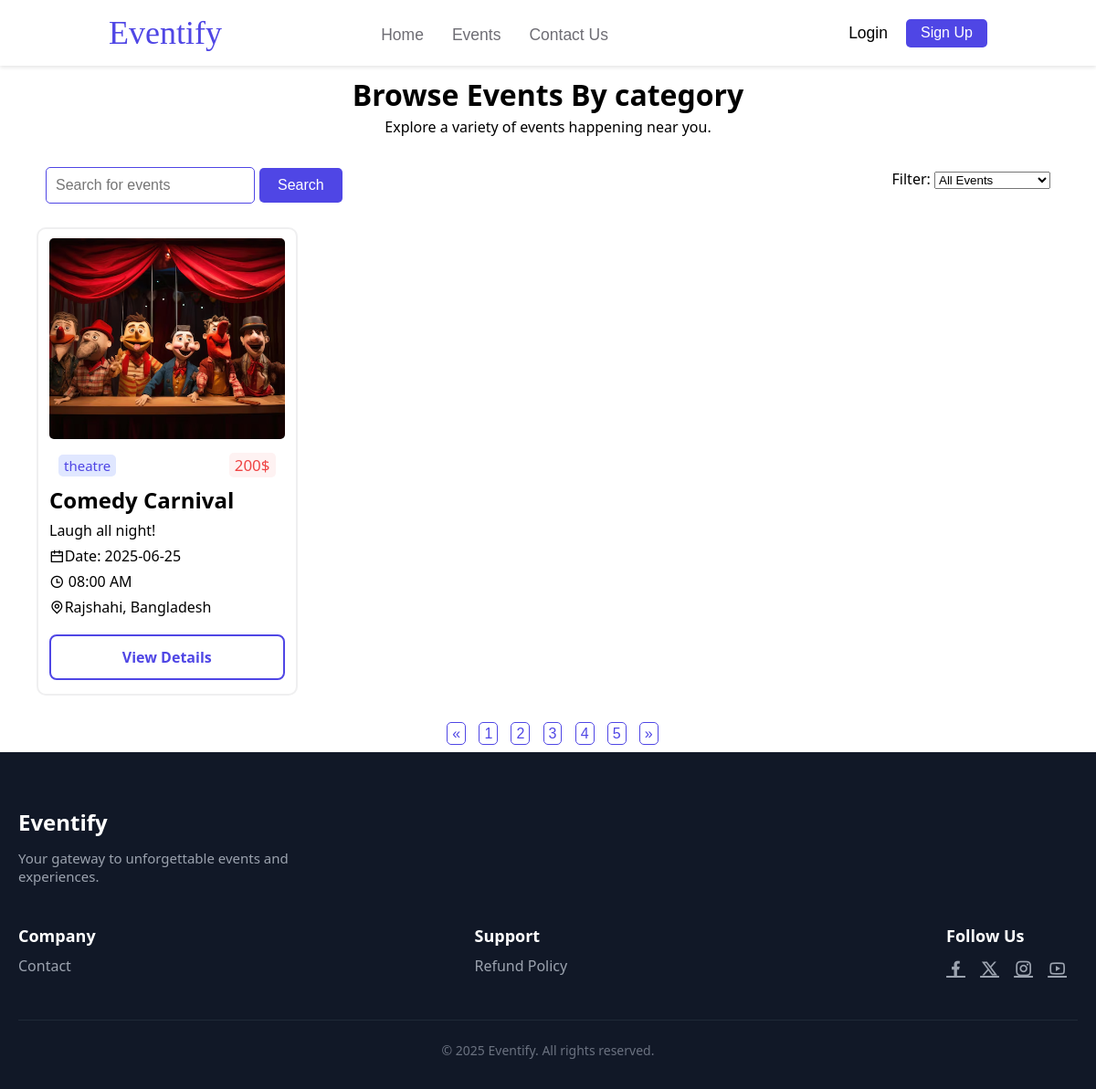
Screenshot of /View/EventsByCategory.php?Category=theatre with the database file from the repository.
### tables this page shows
CREATE TABLE `events` (
  `E_ID` int(100) NOT NULL,
  `E_Name` varchar(100) NOT NULL,
  `E_Location` varchar(100) NOT NULL,
  `E_Date` date NOT NULL,
  `E_Time` time(6) NOT NULL,
  `E_Description` text NOT NULL,
  `E_Category` varchar(20) NOT NULL,
  `E.Price` int(100) NOT NULL,
  `short_description` varchar(100) NOT NULL,
  `Thumbnail` varchar(255) DEFAULT NULL
);

### View/EventsByCategory.php (the view, shortened to what this page needs)
<?php
include("../Model/DataBase.php");
$sql = "select * from events where E_Category='{$_GET['Category']}'";
$result = mysqli_query($conn, $sql);
?>
<!DOCTYPE html>
<html lang="en">
<head>
    <link rel="stylesheet" href="../Asset/CSS/Style_EventCalender.css?v11.0" />
    <link
        href="https://cdn.jsdelivr.net/npm/remixicon@4.5.0/fonts/remixicon.css"
        rel="stylesheet" />
</head>
<body>
    <?php
    include("../View/Header.php");
    ?>
    <main id="Main-Section">
        <div id="AllEventsHeader">
            <h1>Browse Events By category</h1>
            <p>Explore a variety of events happening near you.</p>
        </div>
        <div id="SrcBar_filters">
            <div id="SrcBar">
                <form action="" onsubmit="return isValidSearch()">
                    <div id="srcBar-container" class="srcbar-Div">
                        <input
                            type="text"
                            placeholder="Search for events"
                            id="search-input" />
                        <button id="search-button">Search</button>
                    </div>
                    <p id="errorMessage" class="error-message"></p>
                </form>
            </div>
            <div id="Filter">
                <form method="GET">
                <label for="FilterEvents">Filter:</label>
                <select name="Filter" id="FilterEvents">
                    <option value="All">All Events</option>
                </select>
                </form>
            </div>
        </div>
        <div id="EventCardContainer">
            <?php
            if (mysqli_num_rows($result) == 0) {
                echo "<h2> No Events Found. </h2>";
            } else {
                while ($row = mysqli_fetch_assoc($result)) {
            ?>
                    <div class="eventCards">
                        <img src="../Asset/Image/<?php echo $row['Thumbnail']; ?>" alt="Event Thumbnail">
                        <div class="EventDescription">
                            <div id="EventTagContainer">
                                <span class="EventTag" id="music-tag"><?php echo $row["E_Category"]; ?></span>
                                <span class="price"><?php echo $row["E.Price"]; ?>$</span>
                            </div>
                            <h2><?php echo $row["E_Name"]; ?></h2>
                            <p><?php echo $row["short_description"]; ?></p>
                            <p>
                                <span><i class="ri-calendar-line"></i></span>Date: <?php echo $row["E_Date"]; ?>
                            </p>
                            <p>
                                <span><i class="ri-time-line"></i></span> <?php echo date("h:i A", strtotime($row["E_Time"])); ?>
                            </p>
                            <p>
                                <span><i class="ri-map-pin-line"></i></span><?php echo $row["E_Location"] ?>
                            </p>
                            <a href="EventDetails.php?id=<?php echo $row["E_ID"]; ?>">View Details</a>
                        </div>
                    </div>
            <?php
                }
            }
            ?>
        </div>
        <div id="PaginationContainer">
            <div class="pagination">
                <a href="#">&laquo;</a>
                <a href="#" class="active">1</a>
                <a href="#">2</a>
                <a href="#">3</a>
                <a href="#">4</a>
                <a href="#">5</a>
                <a href="#">&raquo;</a>
            </div>
        </div>
    </main>
    <?php
    include("../View/Footer.php");
    ?>
</body>
</html>

### Asset/CSS/Style_EventCalender.css (style rules this page uses)
* { margin: 0; padding: 0; }
html { scroll-behavior: smooth; }
#SrcBar { display: flex; justify-content: center; align-items: center; }
#search-input { width: 100%; max-width: 400px; padding: 10px; border-radius: 5px; border: 1px solid #4f46e5; font-size: 16px; }
#srcBar-container { display: flex; justify-content: center; align-items: center; margin-top: 20px; gap: 5px; }
#search-button { background-color: #4f46e5; color: white; padding: 10px 20px; border-radius: 5px; border: none; font-size: 16px; cursor: pointer; }
#errorMessage { color: red; }
#SrcBar_filters { display: flex; flex-direction: row; justify-content: space-between; align-items: center; font-size: 16px; padding: 10px; }
#Main-Section { margin: 10px 40px; font-family: ui-sans-serif, system-ui, -apple-system, BlinkMacSystemFont, "Segoe UI", Roboto, "Helvetica Neue", Arial, "Noto Sans", sans-serif, "Apple Color Emoji", "Segoe UI Emoji", "Segoe UI Symbol", "Noto Color Emoji"; }
#AllEventsHeader { text-align: center; }
#EventCardContainer { display: flex; flex-direction: row; justify-content: flex-start; flex-wrap: wrap; }
.eventCards { background-color: #fffffff6; width: 23%; min-width: 250px; padding: 10px 12px; margin-top: 10px; border-radius: 10px; border: #11182711 2px solid; }
.eventCards img { width: 100%; height: 220px; object-fit: cover; border-radius: 5px; }
#EventTagContainer { display: flex; flex-direction: row; justify-content: space-between; align-items: center; padding: 5px 10px; }
.EventTag { border-radius: 5px; font-size: 15px; padding: 2px 6px; font-weight: 500; }
.price { background-color: #fef2f2; border-radius: 5px; color: #ef4444; font-size: 17px; padding: 2px 6px; font-weight: 500; }
.EventDescription { display: flex; flex-direction: column; justify-content: space-between; padding: 5px 0px; }
.EventDescription h2, p { padding: 3px 0px; }
.EventDescription a { text-decoration: none; background-color: white; color: #4f46e5; padding: 3px 0px; border: 2px solid #4f46e5; border-radius: 8px; font-size: 16px; font-family: "Segoe UI", Tahoma, Geneva, Verdana, sans-serif; font-weight: 600; cursor: pointer; margin-top: 16px; height: 40px; transition: background-color 0.3s ease, color 0.3s ease, box-shadow 0.2s ease; display: flex; justify-content: center; align-items: center; }
#PaginationContainer { display: flex; justify-content: center; align-items: center; margin-top: 30px; }
#PaginationContainer a { text-decoration: none; background-color: white; color: #4f46e5; padding: 3px 5px; border: 1px solid #4f46e5; border-radius: 5px; font-size: 16px; font-family: sans-serif; margin-left: 10px; }
#music-tag { color: #4f46e5; background-color: #e0e7ff; }

### rows the page displays
events: Thumbnail (picture), E_Category "theatre", Price "200", E_Name "Comedy Carnival", short_description "Laugh all night!", E_Date "2025-06-25", E_Time "08:00 AM", E_Location "Rajshahi, Bangladesh"
